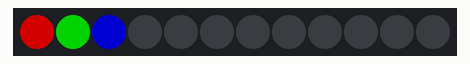
The sketch below on a simulated Arduino Mega 2560, built with avr-gcc and run on an emulated ATmega2560. Shown: 12 RGB LEDs in strip order, left to right. Dim RGB values are drawn brighter than linear.

Above: at 0.1 s.
At 0.6 s:
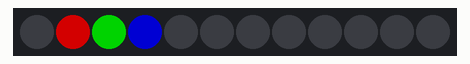
At 1.1 s:
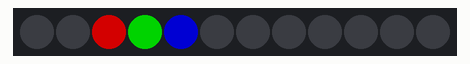
At 2.1 s:
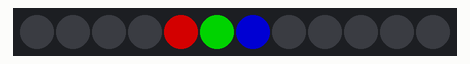
At 3.1 s:
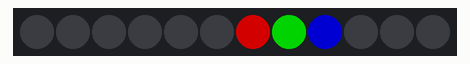
At 4.6 s:
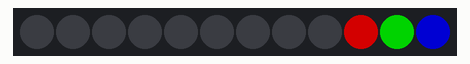

Measured:
- by itself, everything shown: repeats every 5.0 s, in 10 steps
- what the display in image 1 shows lasts 0.5 s, from 0.5 s to 1.0 s

The sketch:

MeAurigaRGB.ino
```cpp
// Program MeAurigaRGB for Makeblock Auriga.
// Auriga is like an Arduino Mega with onboard
// modules.The Makeblock Lib for Arduino IDE
// is used.

//Red, Blue, Green LEDs circles the ring

// Programmed by Darell J LeGare

#include "MeAuriga.h"

#define red        125,000,000
#define green      000,125,000
#define blue       000,000,125
#define blank      000,000,000

#define LEDNUM  12
#define LEDPORT 44

MeRGBLed led(0);

void setup()
{
  led.setpin(LEDPORT);
  led.setNumber(LEDNUM);
}

void loop()
{
  for (int i=0; i<10; i++)
  {
  led.setColorAt (i, red);
  led.setColorAt (i + 1, green);
  led.setColorAt (i + 2, blue);
  led.show();
  delay (500);
  led.setColorAt (i, blank);
  }
  led.setColorAt (10, blank);
  led.setColorAt (11, blank);

}
```
